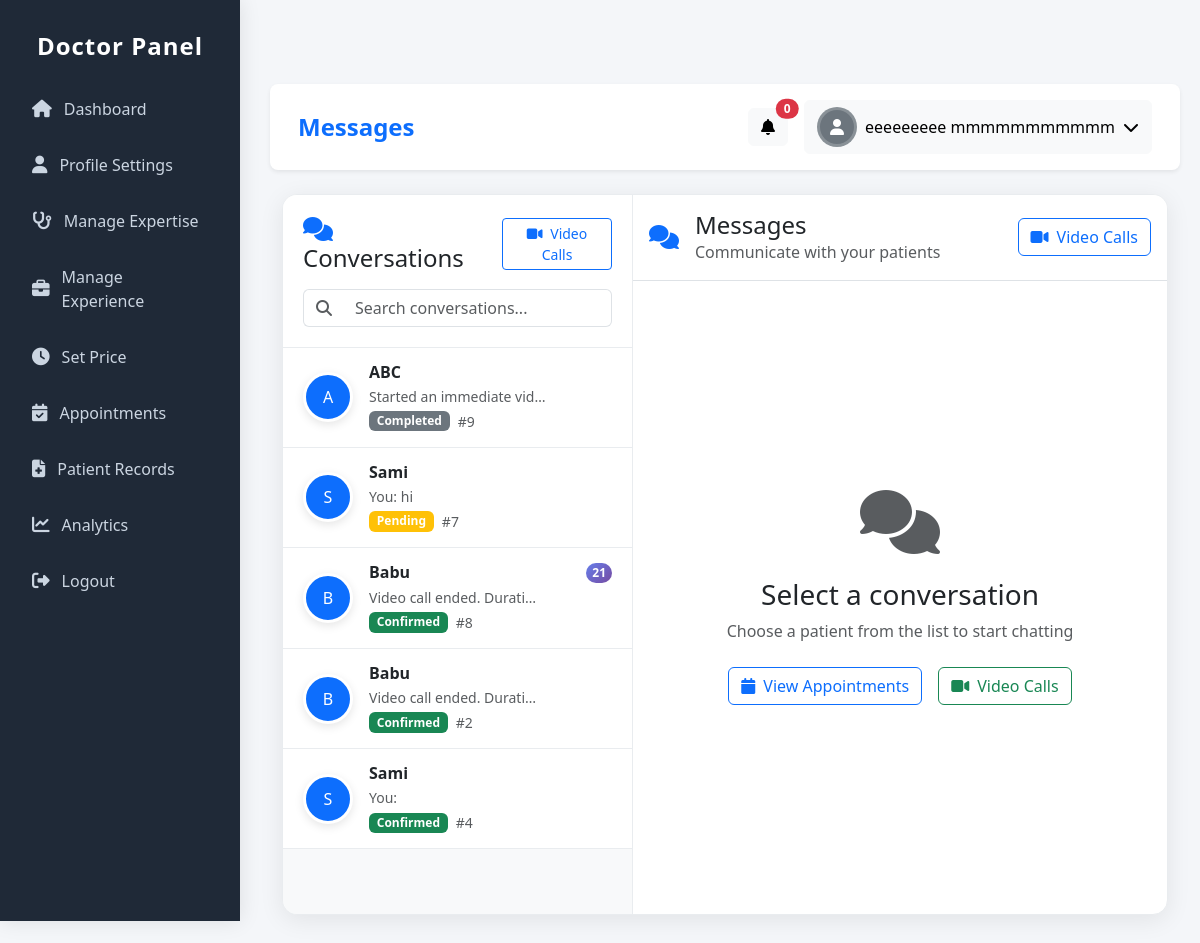
Page /users/doctor/chat/ (signed in) on the committed database.
### users/models.py (models this page shows, shortened)
class CustomUser(AbstractUser):
    ROLE_PATIENT = 'patient'
    ROLE_DOCTOR = 'doctor'
    ROLE_CHOICES = [
        (ROLE_PATIENT, 'Patient'),
        (ROLE_DOCTOR, 'Doctor'),
    ]
    role = models.CharField(max_length=10, choices=ROLE_CHOICES, default=ROLE_PATIENT)
    phone = models.CharField(max_length=20, blank=True)
    location = models.CharField(max_length=150, blank=True)

### appointment/models.py (models this page shows, shortened)
class Appointment(models.Model):
    APPOINTMENT_STATUS = (
        ('pending', 'Pending'),
        ('confirmed', 'Confirmed'),
        ('completed', 'Completed'),
        ('cancelled', 'Cancelled'),
    )
    PAYMENT_STATUS = (
        ('pending', 'Pending'),
        ('paid', 'Paid'),
        ('failed', 'Failed'),
        ('refunded', 'Refunded'),
    )
    PAYMENT_METHODS = (
        ('bkash', 'bKash'),
        ('nagad', 'Nagad'),
        ('card', 'Card'),
        ('mobile_banking', 'Mobile Banking'),
    )
    CONSULTATION_TYPES = (
        ('instant', 'Instant Video Consultation'),
        ('scheduled', 'Scheduled Appointment'),
    )
    patient = models.ForeignKey(settings.AUTH_USER_MODEL, on_delete=models.CASCADE, related_name='appointments')
    doctor = models.ForeignKey(Doctor, on_delete=models.CASCADE, related_name='appointments')
    patient_phone = models.CharField(max_length=15)
    patient_name = models.CharField(max_length=100, blank=True)
    patient_age = models.PositiveIntegerField(null=True, blank=True)
    patient_gender = models.CharField(max_length=10, choices=[('male', 'Male'), ('female', 'Female'), ('other', 'Other')], blank=True)
    appointment_type = models.CharField(max_length=20, choices=CONSULTATION_TYPES, default='scheduled')
    consultation_type = models.CharField(max_length=20, choices=[('general', 'General'), ('special', 'Special')])
    appointment_date = models.DateTimeField(null=True, blank=True)
    preferred_time = models.CharField(max_length=50, blank=True)
    completed_at = models.DateTimeField(null=True, blank=True, verbose_name='Marked as completed on')
    completed_by_doctor = models.BooleanField(default=False, verbose_name='Marked as completed by doctor')
    cancellation_reason = models.TextField(blank=True, verbose_name='Reason for cancellation')
    cancelled_at = models.DateTimeField(null=True, blank=True)
    actual_start_time = models.DateTimeField(null=True, blank=True, verbose_name='Actual consultation start time')
    actual_end_time = models.DateTimeField(null=True, blank=True, verbose_name='Actual consultation end time')
    consultation_duration = models.PositiveIntegerField(default=0, verbose_name='Consultation duration (minutes)')
    doctor_notes = models.TextField(blank=True, verbose_name='Doctor notes after consultation')
    follow_up_required = models.BooleanField(default=False)
    follow_up_date = models.DateTimeField(null=True, blank=True)
    follow_up_notes = models.TextField(blank=True)
    consultation_fee = models.DecimalField(max_digits=10, decimal_places=2, default=0)
    vat_amount = models.DecimalField(max_digits=10, decimal_places=2, default=0)
    platform_fee = models.DecimalField(max_digits=10, decimal_places=2, default=29.00)
    total_amount = models.DecimalField(max_digits=10, decimal_places=2, default=0)
    payment_method = models.CharField(max_length=20, choices=PAYMENT_METHODS, blank=True, null=True)
    payment_status = models.CharField(max_length=20, choices=PAYMENT_STATUS, default='pending')
    transaction_id = models.CharField(max_length=100, blank=True)
    status = models.CharField(max_length=20, choices=APPOINTMENT_STATUS, default='pending')
    symptoms = models.TextField(blank=True)
    previous_prescriptions = models.FileField(upload_to='prescriptions/', blank=True, null=True)
    patient_test_reports = models.FileField(upload_to='test_reports/', blank=True, null=True, verbose_name='Test Reports')
    created_at = models.DateTimeField(auto_now_add=True)
    updated_at = models.DateTimeField(auto_now=True)

### communication/models.py (models this page shows, shortened)
class Message(models.Model):
    MESSAGE_TYPES = [
        ('text', 'Text Message'),
        ('image', 'Image'),
        ('file', 'File'),
        ('prescription', 'Prescription'),
        ('test_report', 'Test Report'),
        ('audio', 'Audio Message'),
    ]
    conversation = models.ForeignKey(Conversation, on_delete=models.CASCADE, related_name='messages')
    sender = models.ForeignKey(settings.AUTH_USER_MODEL, on_delete=models.CASCADE, related_name='sent_messages')
    message_type = models.CharField(max_length=20, choices=MESSAGE_TYPES, default='text')
    content = models.TextField(blank=True, null=True)
    file = models.FileField(upload_to='communication/files/', blank=True, null=True)
    image = models.ImageField(upload_to='communication/images/', blank=True, null=True)
    is_read = models.BooleanField(default=False)
    created_at = models.DateTimeField(auto_now_add=True)
    class Meta:
        ordering = ['created_at']

### doctor/views.py (the view, shortened to what this page needs)
# urls.py: path('chat/', views.doctor_chat_home, name='chat_home'),
@login_required
def doctor_chat_home(request):
    try:
        doctor = request.user.doctor_profile
    except:
        return redirect('doctor:dashboard')
    conversations_queryset = Conversation.objects.filter(
        doctor=doctor
    ).select_related(
        'appointment__patient',
        'appointment'
    ).prefetch_related(
        'messages'  # ✅ CORRECT: Use 'messages' not 'message_set'
    ).order_by('-updated_at')
    conversations = []
    total_unread = 0
    for conv in conversations_queryset:
        appointment = conv.appointment
        unread_count = conv.messages.filter(
            is_read=False,
            sender=appointment.patient
        ).count()
        last_message = conv.messages.order_by('-created_at').first()
        conversations.append({
            'appointment': appointment,
            'patient': appointment.patient,
            'conversation': conv,
            'unread_count': unread_count,
            'last_message': last_message,
        })
        total_unread += unread_count
    appointment_id = request.GET.get('appointment')
    current_appointment = None
    messages = []
    today = timezone.now().date()
    today_start = timezone.make_aware(datetime.combine(today, datetime.min.time()))
    today_end = timezone.make_aware(datetime.combine(today, datetime.max.time()))
    today_appointments_count = Appointment.objects.filter(
        doctor=doctor,
        appointment_date__gte=today_start,
        appointment_date__lte=today_end
    ).exclude(status='cancelled').count()
    context = {
        'conversations': conversations,
        'current_appointment': current_appointment,
        'messages': messages,
        'total_unread': total_unread,
        'today_calls': today_appointments_count,
        'today_appointments': today_appointments_count,
    }
    return render(request, 'doctor/communication/chat_home.html', context)

### doctor/templates/doctor/communication/chat_home.html (shortened to what this page needs)
{% extends 'doctor/base.html' %}
{% load static %}
{% block page_title %}Messages{% endblock %}
{% block content %}
<div class="container-fluid">
    <div class="chat-container">
        <div class="chat-sidebar">
            <div class="sidebar-header">
                <div class="d-flex justify-content-between align-items-center">
                    <h4 class="mb-0">
                        <i class="fas fa-comments me-2 text-primary"></i>
                        Conversations
                    </h4>
                    <a href="{% url 'doctor:video_calls' %}" class="btn btn-sm btn-outline-primary">
                        <i class="fas fa-video me-1"></i> Video Calls
                    </a>
                </div>
                <div class="search-box mt-3">
                    <div class="input-group">
                        <span class="input-group-text bg-white border-end-0">
                            <i class="fas fa-search text-muted"></i>
                        </span>
                        <input type="text" class="form-control border-start-0" placeholder="Search conversations..." id="chatSearch">
                    </div>
                </div>
            </div>
            <div class="chat-list" id="chatList">
                {% for conv in conversations %}
                <div class="chat-item" data-appointment-id="{{ conv.appointment.id }}">
                    <div class="d-flex align-items-center">
                        <div class="me-3 position-relative">
                            {% if conv.patient.profile_photo %}
                            <img src="{{ conv.patient.profile_photo.url }}"
                                 alt="{{ conv.patient.get_full_name }}"
                                 class="avatar-img">
                            {% else %}
                            <div class="avatar-img d-flex align-items-center justify-content-center bg-primary text-white">
                                {{ conv.patient.get_full_name|default:conv.patient.username|slice:":1"|upper }}
                            </div>
                            {% endif %}
                        </div>
                        <div class="flex-grow-1">
                            <div class="d-flex justify-content-between align-items-center">
                                <h6 class="mb-0 fw-bold">{{ conv.patient.get_full_name|default:conv.patient.username }}</h6>
                                {% if conv.unread_count > 0 %}
                                <span class="unread-badge">{{ conv.unread_count }}</span>
                                {% endif %}
                            </div>
                            <div class="d-flex justify-content-between align-items-center mt-1">
                                <p class="mb-0 text-muted small text-truncate" style="max-width: 200px;">
                                    {% if conv.last_message %}
                                        {% if conv.last_message.sender == request.user %}
                                        You: {{ conv.last_message.content|truncatechars:25 }}
                                        {% else %}
                                        {{ conv.last_message.content|truncatechars:25 }}
                                        {% endif %}
                                    {% else %}
                                    No messages yet
                                    {% endif %}
                                </p>
                            </div>
                            <div class="d-flex align-items-center gap-2 mt-1">
                                <span class="badge
                                    {% if conv.appointment.status == 'confirmed' %}bg-success
                                    {% elif conv.appointment.status == 'completed' %}bg-secondary
                                    {% elif conv.appointment.status == 'cancelled' %}bg-danger
                                    {% else %}bg-warning{% endif %}">
                                    {{ conv.appointment.status|title }}
                                </span>
                                <small class="text-muted">#{{ conv.appointment.id }}</small>
                            </div>
                        </div>
                    </div>
                </div>
                {% endfor %}
            </div>
        </div>
        <div class="flex-grow-1 d-flex flex-column">
            <div class="border-bottom bg-white">
                <div class="d-flex justify-content-between align-items-center p-3">
                    <div class="d-flex align-items-center">
                        <i class="fas fa-comments fs-4 text-primary me-3"></i>
                        <div>
                            <h4 class="mb-0">Messages</h4>
                            <p class="text-muted mb-0">Communicate with your patients</p>
                        </div>
                    </div>
                    <div class="d-flex gap-2">
                        <a href="{% url 'doctor:video_calls' %}" class="btn btn-outline-primary">
                            <i class="fas fa-video me-2"></i>Video Calls
                        </a>
                    </div>
                </div>
            </div>
            <div class="empty-chat-state flex-grow-1">
                <div class="text-center">
                    <i class="fas fa-comments fa-4x text-muted mb-4"></i>
                    <h3>Select a conversation</h3>
                    <p class="text-muted mb-4">Choose a patient from the list to start chatting</p>
                    <div class="d-flex gap-3 justify-content-center">
                        <a href="{% url 'doctor:appointments' %}" class="btn btn-outline-primary">
                            <i class="fas fa-calendar me-2"></i>View Appointments
                        </a>
                        <a href="{% url 'doctor:video_calls' %}" class="btn btn-outline-success">
                            <i class="fas fa-video me-2"></i>Video Calls
                        </a>
                    </div>
                </div>
            </div>
        </div>
    </div>
</div>
{% endblock %}

### doctor/templates/doctor/base.html (shortened to what this page needs)
<!DOCTYPE html>
<html lang="en">
<head>
    <link href="https://cdn.jsdelivr.net/npm/bootstrap@5.3.0/dist/css/bootstrap.min.css" rel="stylesheet">
    <link rel="stylesheet" href="https://cdnjs.cloudflare.com/ajax/libs/font-awesome/6.4.0/css/all.min.css">
</head>
<body>
    {% include 'doctor/doctor_sidebar.html' %}
    <div class="main-content">
        <nav class="navbar navbar-light bg-white rounded-3 mb-4 p-3 shadow-sm">
            <div class="container-fluid">
                <div>
                    <h4 class="mb-0 fw-bold text-primary">{% block page_title %}Doctor Dashboard{% endblock %}</h4>
                </div>
                <div class="d-flex align-items-center">
                    <div class="dropdown me-3">
                        <button class="btn btn-light position-relative" type="button" id="notificationsDropdown" data-bs-toggle="dropdown">
                            <i class="fas fa-bell"></i>
                            <span class="position-absolute top-0 start-100 translate-middle badge rounded-pill bg-danger" id="notification-count">
                                0
                            </span>
                        </button>
                    </div>
                    <div class="dropdown">
                        <button class="btn btn-light d-flex align-items-center" type="button" data-bs-toggle="dropdown">
                            {% if request.user.profile_photo %}
                            <img src="{{ request.user.profile_photo.url }}" alt="Profile" class="doctor-avatar me-2">
                            {% else %}
                            <div class="doctor-avatar bg-secondary d-flex align-items-center justify-content-center me-2">
                                <i class="fas fa-user text-white"></i>
                            </div>
                            {% endif %}
                            <span class="d-none d-md-inline">{{ request.user.get_full_name }}</span>
                            <i class="fas fa-chevron-down ms-2"></i>
                        </button>
                    </div>
                </div>
            </div>
        </nav>
        {% block content %}{% endblock %}
    </div>
</body>
</html>

### rows in the picture
CustomUser: user.get_full_name "eeeeeeeee mmmmmmmmmmm"
Appointment: patient.get_full_name "A", patient.get_full_name "ABC", last_message.content "Started an immediate vid…", appointment.status "Completed", appointment.id "9"
Appointment: patient.get_full_name "S", patient.get_full_name "Sami", last_message.content "hi", appointment.status "Pending", appointment.id "7"
Appointment: patient.get_full_name "B", patient.get_full_name "Babu", unread_count "21", last_message.content "Video call ended. Durati…", appointment.status "Confirmed", appointment.id "8"
Appointment: patient.get_full_name "B", patient.get_full_name "Babu", last_message.content "Video call ended. Durati…", appointment.status "Confirmed", appointment.id "2"
Appointment: patient.get_full_name "S", patient.get_full_name "Sami", appointment.status "Confirmed", appointment.id "4"
